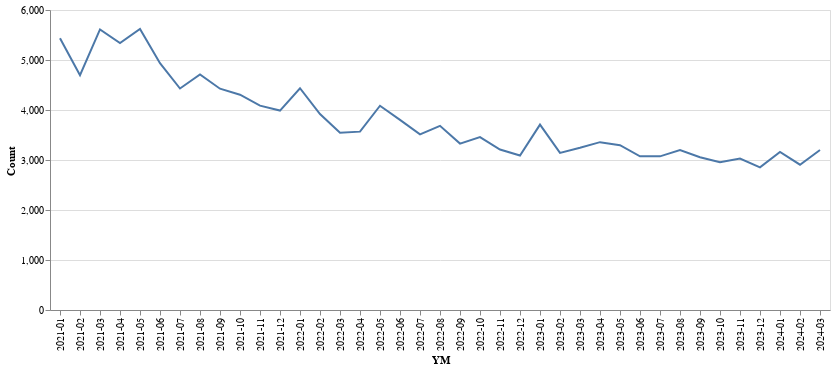

The notebook cell saved with this chart:
### Code cell
df_plot = (
    df_ph.with_columns(
        pl.col("CreationDate").cast(pl.Datetime),
        pl.col("LastActivityDate").cast(pl.Datetime),
    )
    .with_columns(pl.col("CreationDate").dt.strftime("%Y-%m").alias("YM"))
    # .filter(pl.col("Tags").str.contains("java"))
    .group_by("YM")
    .agg(pl.len().alias("Count"))
    .sort("YM")
)
df_plot.plot.line(x="YM", y="Count")

### Figure 1 — Vega-Lite specification as saved in the notebook (floating-point values rounded to 4 significant figures)
{"config": {"view": {"continuousWidth": 300, "continuousHeight": 300}}, "data": {"name": "data-8eb1289047ebb4afaee8b0e64f5c6988"}, "mark": {"type": "line", "tooltip": true}, "encoding": {"x": {"field": "YM", "type": "nominal"}, "y": {"field": "Count", "type": "quantitative"}}, "params": [{"name": "param_2", "select": {"type": "interval", "encodings": ["x", "y"]}, "bind": "scales"}], "$schema": "https://vega.github.io/schema/vega-lite/v5.20.1.json", "datasets": {"data-8eb1289047ebb4afaee8b0e64f5c6988": [{"YM": "2021-01", "Count": 5435}, {"YM": "2021-02", "Count": 4695}, {"YM": "2021-03", "Count": 5611}, {"YM": "2021-04", "Count": 5340}, {"YM": "2021-05", "Count": 5622}, {"YM": "2021-06", "Count": 4936}, {"YM": "2021-07", "Count": 4430}, {"YM": "2021-08", "Count": 4709}, {"YM": "2021-09", "Count": 4426}, {"YM": "2021-10", "Count": 4306}, {"YM": "2021-11", "Count": 4088}, {"YM": "2021-12", "Count": 3989}, {"YM": "2022-01", "Count": 4435}, {"YM": "2022-02", "Count": 3918}, {"YM": "2022-03", "Count": 3546}, {"YM": "2022-04", "Count": 3567}, {"YM": "2022-05", "Count": 4085}, {"YM": "2022-06", "Count": 3802}, {"YM": "2022-07", "Count": 3514}, {"YM": "2022-08", "Count": 3684}, {"YM": "2022-09", "Count": 3328}, {"YM": "2022-10", "Count": 3459}, {"YM": "2022-11", "Count": 3210}, {"YM": "2022-12", "Count": 3089}, {"YM": "2023-01", "Count": 3708}, {"YM": "2023-02", "Count": 3143}, {"YM": "2023-03", "Count": 3245}, {"YM": "2023-04", "Count": 3357}, {"YM": "2023-05", "Count": 3297}, {"YM": "2023-06", "Count": 3074}, {"YM": "2023-07", "Count": 3073}, {"YM": "2023-08", "Count": 3197}, {"YM": "2023-09", "Count": 3055}, {"YM": "2023-10", "Count": 2954}, {"YM": "2023-11", "Count": 3030}, {"YM": "2023-12", "Count": 2854}, {"YM": "2024-01", "Count": 3161}, {"YM": "2024-02", "Count": 2906}, {"YM": "2024-03", "Count": 3201}]}}
